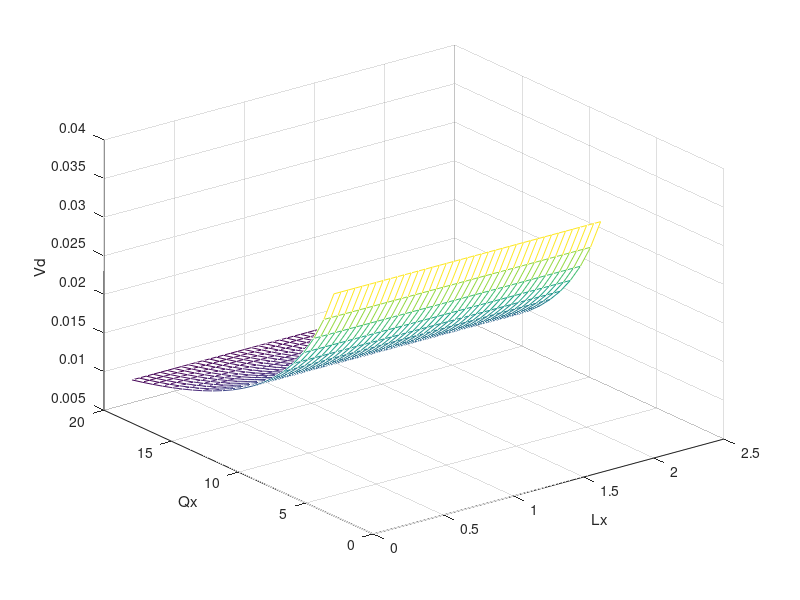

The MATLAB script that drew this image:
clear
R1 = 10e3; %Ohm
Rx = 0; %Ohm
C3 = 100e-9; %F

f = 10e3; %Hz
w = 2*pi*f;
Vg = 10; %V

N = 20; %Vueltas
Lx = (0.2:(1/N):2.1)';

QN = 20;
Qx = (0.25*QN:(0.75*QN/20):QN)';
R3 = Qx/(w*C3);
R4 = Lx/(C3*R1);

Z1 = R1;
Zx = Rx + 1i*w*Lx;
Z3 = 1./(1./R3 + 1i*w*C3);
Z4 = R4;

Va = Vg .* Z3./(Z1+Z3);
Vb = Vg .* Z4./(Zx+Z4);

%Vd = Va - Vb;

for i=1:length(Va)
    for j=1:length(Vb)
        Vd(i,j) = abs(Va(i)-Vb(j));
    end
end

mesh(Lx,Qx,Vd);
xlabel('Lx');
ylabel('Qx');
zlabel('Vd');
